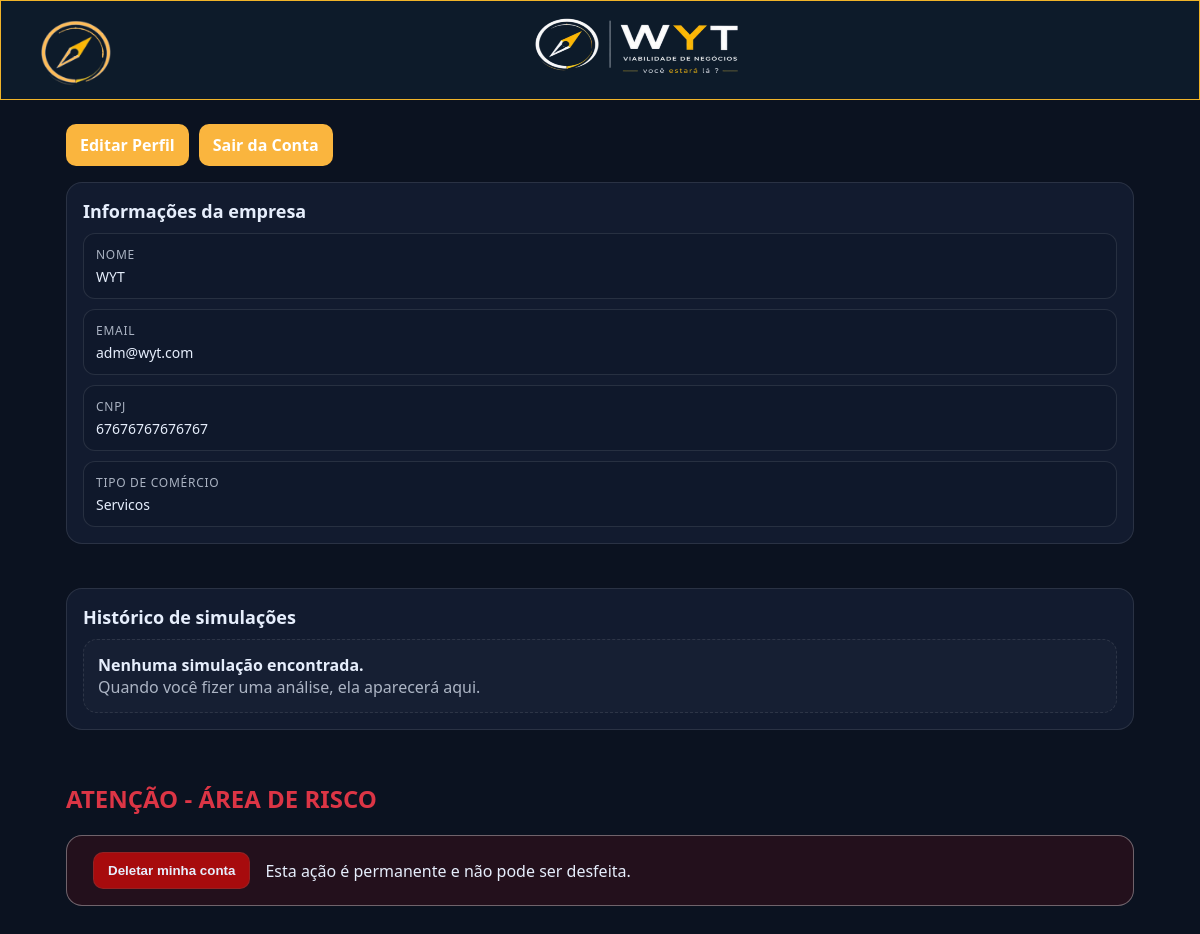
/Pages/perfilUsuarios.php?id=1, run on the app's committed database.
### tables this page shows
CREATE TABLE `empresas` (
  `id` int(11) NOT NULL,
  `nome` varchar(255) NOT NULL,
  `email` varchar(255) NOT NULL,
  `senha` varchar(255) NOT NULL,
  `cnpj` varchar(255) NOT NULL,
  `tipo_comercio` varchar(255) NOT NULL,
  `perfil_economico` varchar(255) NOT NULL,
  `perfil_etario` varchar(255) NOT NULL,
  `cargo` varchar(255) NOT NULL
);

### BE/Model/EmpresaModel.php (called while the page is built, shortened)
<?php
class EmpresaModel {
    private $pdo;
    public function __construct($pdo) {
        $this->pdo = $pdo;
    }
    public function listarInformacoesEmpresa($id) {
        $sql = "SELECT * FROM empresas WHERE id = :id";
        $stmt = $this->pdo->prepare($sql);
        $stmt->bindParam(':id', $id, PDO::PARAM_INT);
        $stmt->execute();
        return $stmt->fetch(PDO::FETCH_ASSOC);
    }
}
?>

### Pages/perfilUsuarios.php (the view, shortened to what this page needs)
<?php
require_once __DIR__ . '/../BE/DB/Database.php';
require_once __DIR__ . '/../BE/Model/EmpresaModel.php';
$empresaId = $_SESSION['empresa_id'] ?? $_SESSION['id_empresa'] ?? $_GET['id'] ?? null;
$empresaId = is_numeric($empresaId) ? (int)$empresaId : null;
    ?>
    <?php
$empresaModel = new EmpresaModel($pdo);
$empresa = $empresaModel->listarInformacoesEmpresa($empresaId);
$simulacoes = $empresaModel->obterHistoricoSimulacoes($empresaId);
function h(string $value): string
{
    return htmlspecialchars($value, ENT_QUOTES | ENT_SUBSTITUTE, 'UTF-8');
}
?>
<!DOCTYPE html>
<html lang="pt-br">
<head>
    <link rel="stylesheet" href="../CSS/index.css">
</head>
<body>
 <nav class="nav1">
   <header>
        <img width="100" height="100" src="../img/bussola.png" alt="Bússola" class="bussola" id="bussola">
        <img width="100" height="100" src="../img/logo.png" alt="Logo" class="logo">
    </header>
    </nav>
    <div class="wrap">
        <header class="no-print">
            <div class="actions">
                <a class="btn" href="cadastroEMPRESA.php?editar=1">Editar Perfil</a>
                <a class="btn" href="logout.php">Sair da Conta</a>
            </div>
        </header>
        <div class="grid print-area">
            <aside class="card">
                <h2>Informações da empresa</h2>
                <div class="kv">
                    <div class="row">
                        <div class="k">Nome</div>
                        <div class="v"><?= h((string)($empresa['nome'] ?? '')) ?></div>
                    </div>
                    <div class="row">
                        <div class="k">Email</div>
                        <div class="v"><?= h((string)($empresa['email'] ?? '')) ?></div>
                    </div>
                    <div class="row">
                        <div class="k">CNPJ</div>
                        <div class="v"><?= h((string)($empresa['cnpj'] ?? '')) ?></div>
                    </div>
                    <div class="row">
                        <div class="k">Tipo de Comércio</div>
                        <div class="v"><?= h((string)($empresa['tipo_comercio'] ?? '')) ?></div>
                    </div>
                </div>
            </aside>
            <br>
            <br>
            <main class="card">
                <h2>Histórico de simulações</h2>
                <?php if (empty($simulacoes)): ?>
                    <div class="empty">
                        <strong>Nenhuma simulação encontrada.</strong>
                        <div class="muted">Quando você fizer uma análise, ela aparecerá aqui.</div>
                    </div>
                <?php endif; ?>
            </main>
        </div>
        <br>
        <?php
        $cargo = strtoupper($_SESSION['cargo'] ?? '');
        if ($cargo !== 'ADM'):
        ?>
            <h2 style="color:#dc3545; margin-top:30px; margin-bottom:10px;">ATENÇÃO - ÁREA DE RISCO</h2>
            <div class="delete" style="display:flex; align-items:center; gap:15px; margin-top:20px;">
                <form method="POST" style="margin:0;">
                    <button class="btn-D"
                        type="submit"
                        name="deletar_conta"
                        onclick="return confirm('Tem certeza que deseja excluir sua conta?');">
                        Deletar minha conta
                    </button>
                </form>
                <p style="margin:0;">
                    Esta ação é permanente e não pode ser desfeita.
                </p>
            </div>
        <?php endif; ?>
    </div>
</body>
</html>

### CSS/index.css (style rules this page uses)
* { margin: 0; padding: 0; box-sizing: border-box; }
body { font-family: Arial, Helvetica, sans-serif; }
header { display: flex; justify-content: center; align-items: center; }
.nav1 { width: 100%; height: 100px; background: #0d1b2a; align-items: center; padding: 0 40px; border: #f0b429 1px solid; color: white; }
.logo { width: 220px; height: 100px; align-items: center; margin-right: 45%; margin-left: auto; margin-right: auto; }
.bussola { width: 70px; height: 70px; cursor: pointer; transition: transform 0.6s ease; }

### Pages/perfilUsuarios.php (style rules this page uses)
:root { --bg:#0b1220; --card:#121b2f; --card2:#0f182b; --txt:#e6eefc; --muted:rgba(230,238,252,.72); --line:rgba(255,255,255,.10); --brand:#2a6cff; --ok:#29d9a1; }
* { box-sizing:border-box; }
body { font-family: system-ui, -apple-system, Segoe UI, Roboto, Arial, sans-serif; background:var(--bg); color:var(--txt); margin:0; }
.wrap { max-width: 1100px; margin: 0 auto; padding: 24px 16px 40px; }
header { display:flex; align-items:center; justify-content:space-between; gap:12px; margin-bottom:16px; }
.actions { display:flex; gap:10px; flex-wrap:wrap; }
.btn { border:0; cursor:pointer; padding:10px 14px; border-radius: 10px; font-weight:700; color:#fff; background:rgb(250, 181, 62); text-decoration:none; display:inline-flex; align-items:center; gap:8px; }
.grid { display:grid; grid-template-columns: 1fr; gap:14px; }
@media (min-width: 900px) { .grid { grid-template-columns: 360px 1fr; } }
.card { background:var(--card); border:1px solid var(--line); border-radius: 16px; padding: 16px; }
.card h2 { margin: 0 0 10px; font-size: 18px; }
.kv { display:grid; grid-template-columns: 1fr; gap:10px; }
.kv .row { background: var(--card2); border:1px solid var(--line); border-radius: 12px; padding: 12px; }
.k { font-size:12px; color:var(--muted); text-transform:uppercase; letter-spacing:.06em; }
.v { font-size:14px; margin-top:4px; word-break:break-word; }
.muted { color:var(--muted); }
.empty { padding: 14px; border:1px dashed var(--line); border-radius: 14px; background: rgba(255,255,255,.02); }
.print-area { display:block; }
.delete { background: rgba(255,0,0,.10); border:1px solid rgba(255, 255, 255, 0.35); color: var(--error); border-radius: 16px; padding: 16px; display:flex; }
.btn-D { background: rgba(199, 10, 10, 0.81); border:1px solid rgba(112, 79, 79, 0.35); color: var(--error); border-radius: 10px; padding:10px 14px; margin-left: 10px; font-weight:700; cursor:pointer; }

### data on the page
empresas: nome "WYT", email "adm@wyt.com", cnpj "67676767676767", tipo_comercio "Servicos"
